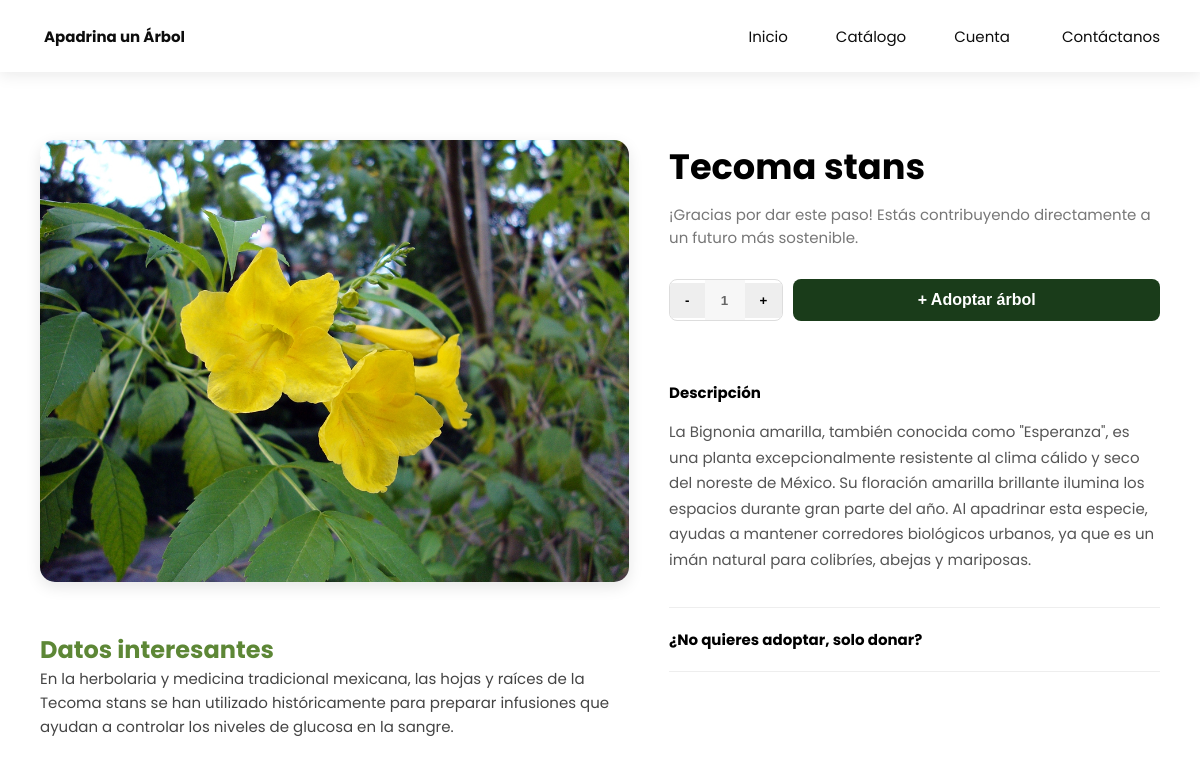
Screenshot of /pages/arbol-detalle.php?id=2 with the database file from the repository.
### tables this page shows
CREATE TABLE `arboles` (
  `id_arbol` int(11) NOT NULL,
  `nombre_comun` varchar(100) DEFAULT NULL,
  `nombre_cientifico` varchar(150) DEFAULT NULL,
  `descripcion` text DEFAULT NULL,
  `imagen` varchar(255) DEFAULT NULL,
  `altura` varchar(50) DEFAULT NULL,
  `epoca` varchar(50) DEFAULT NULL,
  `descripcion_larga` text DEFAULT NULL,
  `datos_interesantes` text DEFAULT NULL
);

### pages/arbol-detalle.php (the view, shortened to what this page needs)
<?php
include("../includes/header.php");
include("../includes/db.php");
$id = isset($_GET['id']) ? intval($_GET['id']) : 0;
if($id > 0){
    $stmt = $conexion->prepare("SELECT * FROM arboles WHERE id_arbol = ?");
    $stmt->bind_param("i", $id);
    $stmt->execute();
    $resultado = $stmt->get_result();
    $arbol = $resultado->fetch_assoc();
} else { header("Location: catalogo.php"); exit(); }
?>
<main class="container container-section-arbol">
    <div class="column-left">
        <img src="../assets/img/arboles/<?php echo $arbol['imagen']; ?>" class="main-img">
        <div style="margin-top: 30px;">
            <h4 style="color: var(--verde-claro); font-size: 1.5rem;">Datos <strong>interesantes</strong></h4>
            <p style="line-height: 1.6; color: #444;"><?php echo htmlspecialchars($arbol['datos_interesantes']); ?></p>
        </div>
    </div>
    <div class="column-right">
        <h1 style="font-size: 2.2rem; margin-bottom: 10px;"><?php echo htmlspecialchars($arbol['nombre_cientifico']); ?></h1>
        <p style="color: #777; margin-bottom: 30px;">¡Gracias por dar este paso! Estás contribuyendo directamente a un futuro más sostenible.</p>
        <div style="display: flex; gap: 10px; margin-bottom: 40px;">
            <div style="display: flex; align-items: center; border: 1px solid #ddd; border-radius: 8px; overflow: hidden;">
                <button id="decrement" style="padding: 10px 15px; border: none; background: #eee; cursor: pointer; font-weight: bold;">-</button>
                <input type="text" class="input-quantity" value="1" readonly style="width: 40px; text-align: center; border: none; font-weight: bold;">
                <button id="increment" style="padding: 10px 15px; border: none; background: #eee; cursor: pointer; font-weight: bold;">+</button>
            </div>
            <button onclick="abrirModal('modalAdopcion')" style="background: #1a3c1a; color: white; border: none; padding: 12px 25px; border-radius: 8px; cursor: pointer; flex: 1; font-weight: bold; font-size: 1rem;">
                + Adoptar árbol
            </button>
        </div>
        <details open>
            <summary>Descripción <i class="ri-arrow-down-s-line"></i></summary>
            <div style="padding: 15px 0; color: #555; line-height: 1.7;"><?php echo htmlspecialchars($arbol['descripcion_larga']); ?></div>
        </details>
        <details>
            <summary>¿No quieres adoptar, solo donar? <i class="ri-arrow-down-s-line"></i></summary>
        </details>
    </div>
</main>

### assets/css/style.css (style rules this page uses)
:root { --black-color: #0d0d0d; --white-color: #ffffff; --gray-color: #6b6b6b; --green-color: #5D8736; --green-color-light: #809D3C; --green-color-lighter: #A9C46C; --green-darked:#1a3c1a; --green-dark: #3f5f25; --bg-main: #f3f7ec; --bg-card: #ffffff; --p-font:15px; --h2-font:32px; --footer-color-text:#bdc3c7; }
* { box-sizing: border-box; padding: 0; margin: 0; }
body { font-family: "Poppins", sans-serif; font-size: .938rem; background-color: var(--white-color); overflow-x: hidden; }
.container { max-width: 1120px; margin-inline: 1.5rem; }
.container-section-arbol { margin-top: 150px; display: flex; gap: 30px; margin-bottom: 80px; }
.column-left { flex: 1; display: flex; flex-direction: column; gap: 20px; }
.input-quantity { background-color: #f7f7f7; border: none; padding: 10px; width: 60px; height: 100%; color: #666; font-weight: 500; line-height: 0; }
@media screen and (min-width: 1118px) { .container { margin-inline: auto; } }

### pages/arbol-detalle.php (style rules this page uses)
:root { --verde-fuerte: #4a6733; --verde-claro: #5D8736; --gris-borde: #ddd; }
.container-section-arbol { display: flex; gap: 40px; margin-top: 140px; align-items: flex-start; }
.column-left { flex: 1.2; }
.column-right { flex: 1; }
.main-img { width: 100%; border-radius: 15px; box-shadow: 0 5px 15px rgba(0,0,0,0.1); }
details { border-bottom: 1px solid #eee; padding: 20px 0; cursor: pointer; }
summary { font-weight: bold; list-style: none; display: flex; justify-content: space-between; align-items: center; }

### rows the page displays
arboles: imagen (picture), datos_interesantes "En la herbolaria y medicina tradicional mexicana, las hojas y raíces de la Tecoma stans se han utilizado históricamente para preparar infusiones que ayudan a controlar los niveles de glucosa en la sangre.", nombre_cientifico "Tecoma stans", descripcion_larga "La Bignonia amarilla, también conocida como \"Esperanza\", es una planta excepcionalmente resistente al clima cálido y seco del noreste de México. Su floración amarilla brillante ilumina los espacios durante gran parte del año. Al apadrinar esta especie, ayudas a mantener corredores biológicos urbanos, ya que es un imán natural para colibríes, abejas y mariposas."
